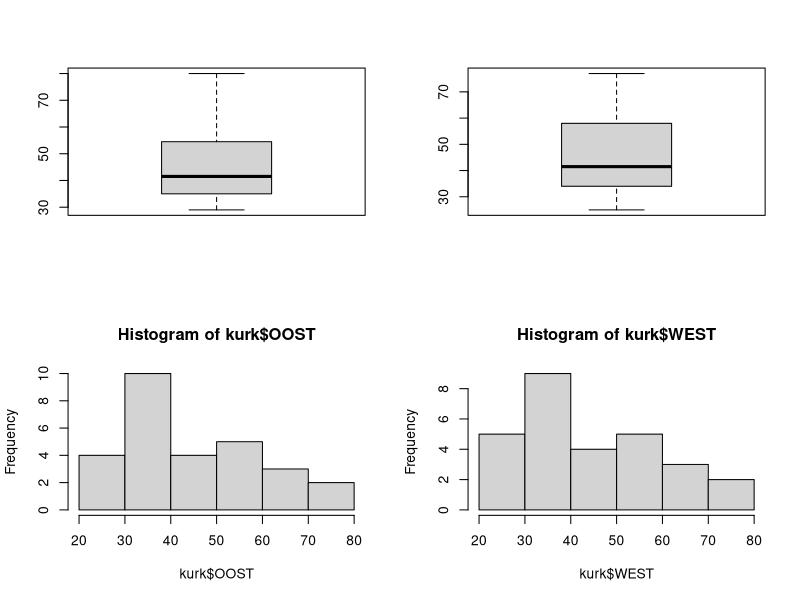

This chart was generated by the following R code:
## ---- chunk 1
#| echo: false
#| output: false
gewicht_eieren <- c(51.7, 50.3, 48.4, 51.9)
mu0 <- 52
n <- length(gewicht_eieren)
m <- mean(gewicht_eieren)
s <- sd(gewicht_eieren)
sem <- s/sqrt(n)
t <- (m - mu0)/ sem
P <- 2*(1 - pt(abs(t), df = n -1))
## ---- chunk 2
    P <- 2*pt(-abs(t), df = n - 1)
    P
## ---- chunk 3
alpha <- 0.05 #95% interval, dus alpha is 0.05
df = 50-1
t_kritiek <- qt(1 - alpha/2, df = df)
t_kritiek
## ---- chunk 4
zuurgraadOchtend <- c(4.89, 5.28, 5.24, 5.27, 4.92, 5.35, 4.76, 5.72, 4.62)
zuurgraadAvond <- c(5.29, 5.51, 5.75, 5.62, 5.42, 6.09, 4.92, 6.01, 5.34)

t.test(zuurgraadOchtend, zuurgraadAvond, paired = TRUE)
## ---- chunk 5
alpha <- 0.05 #95% interval, dus alpha is 0.05
df = length(zuurgraadOchtend)-1
t_kritiek <- qt(1 - alpha/2, df = df)
t_kritiek
## ---- chunk 6
kurk <- read.csv("../data/kurk.csv")
## ---- chunk 7
str(kurk)
# Ik laat View(kurk) even weg, omdat je hiermee de data in een nieuw venster opent.
# View(kurk)
head(kurk)
## ---- chunk 8
par(mfrow= c(2,2)) #Hiermee kan je meerdere grafieken naast elkaar zetten
boxplot(kurk$OOST)
boxplot(kurk$WEST)
hist(kurk$OOST)
hist(kurk$WEST)
## ---- chunk 9
paste("Oost:")
summary(kurk$OOST)
paste("Standaardafwijking:", sd(kurk$OOST))

print("West:")
summary(kurk$WEST)
paste("Standaardafwijking:", sd(kurk$WEST))
